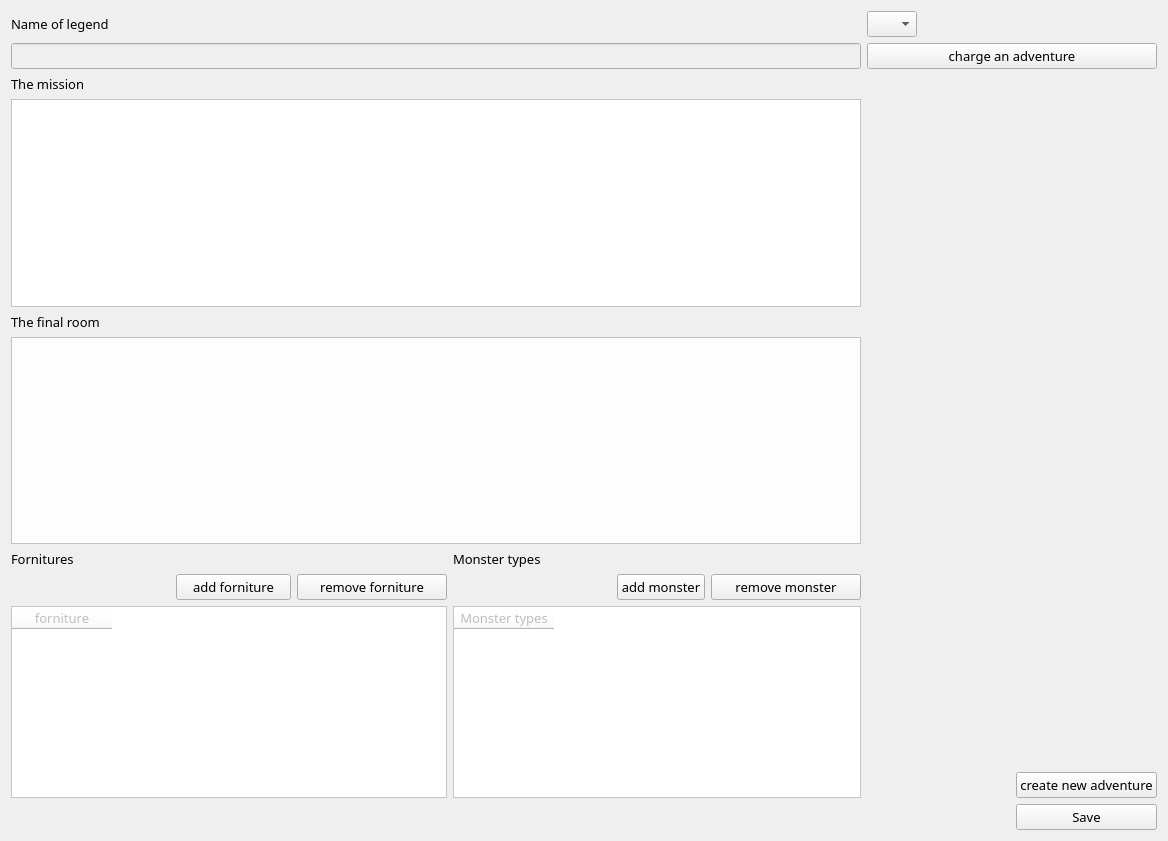
<?xml version="1.0" encoding="UTF-8"?>
<ui version="4.0">
 <class>Form</class>
 <widget class="QWidget" name="Form">
  <property name="geometry">
   <rect>
    <x>0</x>
    <y>0</y>
    <width>1168</width>
    <height>841</height>
   </rect>
  </property>
  <property name="font">
   <font>
    <family>Viner Hand ITC</family>
    <pointsize>10</pointsize>
    <weight>50</weight>
    <italic>false</italic>
    <bold>false</bold>
   </font>
  </property>
  <property name="windowTitle">
   <string>Form</string>
  </property>
  <property name="autoFillBackground">
   <bool>false</bool>
  </property>
  <property name="styleSheet">
   <string notr="true">font: 10pt &quot;Viner Hand ITC&quot;;</string>
  </property>
  <layout class="QGridLayout" name="gridLayout">
   <item row="0" column="0" colspan="2">
    <widget class="QLabel" name="the_title">
     <property name="palette">
      <palette>
       <active/>
       <inactive/>
       <disabled/>
      </palette>
     </property>
     <property name="font">
      <font>
       <family>Viner Hand ITC</family>
       <pointsize>10</pointsize>
       <weight>50</weight>
       <italic>false</italic>
       <bold>false</bold>
      </font>
     </property>
     <property name="text">
      <string>Name of legend</string>
     </property>
    </widget>
   </item>
   <item row="0" column="6">
    <widget class="QComboBox" name="comboBox_id">
     <property name="maximumSize">
      <size>
       <width>50</width>
       <height>16777215</height>
      </size>
     </property>
     <property name="palette">
      <palette>
       <active/>
       <inactive/>
       <disabled/>
      </palette>
     </property>
    </widget>
   </item>
   <item row="0" column="7" colspan="2">
    <spacer name="horizontalSpacer">
     <property name="orientation">
      <enum>Qt::Horizontal</enum>
     </property>
     <property name="sizeHint" stdset="0">
      <size>
       <width>100</width>
       <height>20</height>
      </size>
     </property>
    </spacer>
   </item>
   <item row="1" column="0" colspan="6">
    <widget class="QLineEdit" name="lineEdit_adventure_title">
     <property name="enabled">
      <bool>false</bool>
     </property>
     <property name="minimumSize">
      <size>
       <width>850</width>
       <height>0</height>
      </size>
     </property>
     <property name="palette">
      <palette>
       <active/>
       <inactive/>
       <disabled/>
      </palette>
     </property>
    </widget>
   </item>
   <item row="1" column="6" colspan="3">
    <widget class="QPushButton" name="pushButton_charge_adventure">
     <property name="palette">
      <palette>
       <active/>
       <inactive/>
       <disabled/>
      </palette>
     </property>
     <property name="text">
      <string>charge an adventure</string>
     </property>
    </widget>
   </item>
   <item row="2" column="0" colspan="2">
    <widget class="QLabel" name="label">
     <property name="palette">
      <palette>
       <active/>
       <inactive/>
       <disabled/>
      </palette>
     </property>
     <property name="text">
      <string>The mission</string>
     </property>
    </widget>
   </item>
   <item row="4" column="0" colspan="3">
    <widget class="QLabel" name="label_2">
     <property name="palette">
      <palette>
       <active/>
       <inactive/>
       <disabled/>
      </palette>
     </property>
     <property name="text">
      <string>The final room</string>
     </property>
    </widget>
   </item>
   <item row="6" column="0" colspan="3">
    <widget class="QLabel" name="label_3">
     <property name="palette">
      <palette>
       <active/>
       <inactive/>
       <disabled/>
      </palette>
     </property>
     <property name="text">
      <string>Fornitures</string>
     </property>
    </widget>
   </item>
   <item row="6" column="3">
    <widget class="QLabel" name="label_4">
     <property name="palette">
      <palette>
       <active/>
       <inactive/>
       <disabled/>
      </palette>
     </property>
     <property name="text">
      <string>Monster types</string>
     </property>
    </widget>
   </item>
   <item row="7" column="0">
    <spacer name="horizontalSpacer_3">
     <property name="orientation">
      <enum>Qt::Horizontal</enum>
     </property>
     <property name="sizeHint" stdset="0">
      <size>
       <width>40</width>
       <height>20</height>
      </size>
     </property>
    </spacer>
   </item>
   <item row="7" column="1">
    <widget class="QPushButton" name="pushButton_insert_row_fornitures">
     <property name="minimumSize">
      <size>
       <width>115</width>
       <height>0</height>
      </size>
     </property>
     <property name="maximumSize">
      <size>
       <width>100</width>
       <height>16777215</height>
      </size>
     </property>
     <property name="palette">
      <palette>
       <active/>
       <inactive/>
       <disabled/>
      </palette>
     </property>
     <property name="text">
      <string>add forniture</string>
     </property>
    </widget>
   </item>
   <item row="7" column="2">
    <widget class="QPushButton" name="pushButton_remove_row_fornitures">
     <property name="minimumSize">
      <size>
       <width>150</width>
       <height>0</height>
      </size>
     </property>
     <property name="maximumSize">
      <size>
       <width>110</width>
       <height>16777215</height>
      </size>
     </property>
     <property name="palette">
      <palette>
       <active/>
       <inactive/>
       <disabled/>
      </palette>
     </property>
     <property name="text">
      <string>remove forniture</string>
     </property>
    </widget>
   </item>
   <item row="7" column="3">
    <spacer name="horizontalSpacer_4">
     <property name="orientation">
      <enum>Qt::Horizontal</enum>
     </property>
     <property name="sizeHint" stdset="0">
      <size>
       <width>158</width>
       <height>20</height>
      </size>
     </property>
    </spacer>
   </item>
   <item row="7" column="4">
    <widget class="QPushButton" name="pushButton_insert_row_monster">
     <property name="maximumSize">
      <size>
       <width>100</width>
       <height>16777215</height>
      </size>
     </property>
     <property name="palette">
      <palette>
       <active/>
       <inactive/>
       <disabled/>
      </palette>
     </property>
     <property name="text">
      <string>add monster</string>
     </property>
    </widget>
   </item>
   <item row="7" column="5">
    <widget class="QPushButton" name="pushButton_remove_row_monster">
     <property name="minimumSize">
      <size>
       <width>150</width>
       <height>0</height>
      </size>
     </property>
     <property name="maximumSize">
      <size>
       <width>120</width>
       <height>16777215</height>
      </size>
     </property>
     <property name="palette">
      <palette>
       <active/>
       <inactive/>
       <disabled/>
      </palette>
     </property>
     <property name="text">
      <string>remove monster</string>
     </property>
    </widget>
   </item>
   <item row="8" column="6" rowspan="2" colspan="3">
    <spacer name="horizontalSpacer_5">
     <property name="orientation">
      <enum>Qt::Horizontal</enum>
     </property>
     <property name="sizeHint" stdset="0">
      <size>
       <width>380</width>
       <height>20</height>
      </size>
     </property>
    </spacer>
   </item>
   <item row="9" column="8">
    <widget class="QPushButton" name="pushButton_create">
     <property name="palette">
      <palette>
       <active/>
       <inactive/>
       <disabled/>
      </palette>
     </property>
     <property name="text">
      <string>create new adventure</string>
     </property>
    </widget>
   </item>
   <item row="10" column="0" colspan="3">
    <spacer name="horizontalSpacer_2">
     <property name="orientation">
      <enum>Qt::Horizontal</enum>
     </property>
     <property name="sizeHint" stdset="0">
      <size>
       <width>400</width>
       <height>20</height>
      </size>
     </property>
    </spacer>
   </item>
   <item row="10" column="8">
    <widget class="QPushButton" name="pushButton_save">
     <property name="text">
      <string>Save</string>
     </property>
    </widget>
   </item>
   <item row="8" column="3" rowspan="2" colspan="3">
    <widget class="QTableWidget" name="tableWidget_monsters_type">
     <property name="enabled">
      <bool>false</bool>
     </property>
     <property name="palette">
      <palette>
       <active>
        <colorrole role="Button">
         <brush brushstyle="SolidPattern">
          <color alpha="255">
           <red>255</red>
           <green>255</green>
           <blue>255</blue>
          </color>
         </brush>
        </colorrole>
        <colorrole role="Base">
         <brush brushstyle="SolidPattern">
          <color alpha="255">
           <red>255</red>
           <green>255</green>
           <blue>255</blue>
          </color>
         </brush>
        </colorrole>
        <colorrole role="Window">
         <brush brushstyle="SolidPattern">
          <color alpha="255">
           <red>255</red>
           <green>255</green>
           <blue>255</blue>
          </color>
         </brush>
        </colorrole>
       </active>
       <inactive>
        <colorrole role="Button">
         <brush brushstyle="SolidPattern">
          <color alpha="255">
           <red>255</red>
           <green>255</green>
           <blue>255</blue>
          </color>
         </brush>
        </colorrole>
        <colorrole role="Base">
         <brush brushstyle="SolidPattern">
          <color alpha="255">
           <red>255</red>
           <green>255</green>
           <blue>255</blue>
          </color>
         </brush>
        </colorrole>
        <colorrole role="Window">
         <brush brushstyle="SolidPattern">
          <color alpha="255">
           <red>255</red>
           <green>255</green>
           <blue>255</blue>
          </color>
         </brush>
        </colorrole>
       </inactive>
       <disabled>
        <colorrole role="Button">
         <brush brushstyle="SolidPattern">
          <color alpha="255">
           <red>255</red>
           <green>255</green>
           <blue>255</blue>
          </color>
         </brush>
        </colorrole>
        <colorrole role="Base">
         <brush brushstyle="SolidPattern">
          <color alpha="255">
           <red>255</red>
           <green>255</green>
           <blue>255</blue>
          </color>
         </brush>
        </colorrole>
        <colorrole role="Window">
         <brush brushstyle="SolidPattern">
          <color alpha="255">
           <red>255</red>
           <green>255</green>
           <blue>255</blue>
          </color>
         </brush>
        </colorrole>
       </disabled>
      </palette>
     </property>
     <property name="styleSheet">
      <string notr="true">background-color: rgb(255, 255, 255);</string>
     </property>
     <column>
      <property name="text">
       <string>Monster types</string>
      </property>
     </column>
    </widget>
   </item>
   <item row="8" column="0" rowspan="2" colspan="3">
    <widget class="QTableWidget" name="tableWidget_fornitures">
     <property name="enabled">
      <bool>false</bool>
     </property>
     <property name="palette">
      <palette>
       <active>
        <colorrole role="Button">
         <brush brushstyle="SolidPattern">
          <color alpha="255">
           <red>255</red>
           <green>255</green>
           <blue>255</blue>
          </color>
         </brush>
        </colorrole>
        <colorrole role="Base">
         <brush brushstyle="SolidPattern">
          <color alpha="255">
           <red>255</red>
           <green>255</green>
           <blue>255</blue>
          </color>
         </brush>
        </colorrole>
        <colorrole role="Window">
         <brush brushstyle="SolidPattern">
          <color alpha="255">
           <red>255</red>
           <green>255</green>
           <blue>255</blue>
          </color>
         </brush>
        </colorrole>
       </active>
       <inactive>
        <colorrole role="Button">
         <brush brushstyle="SolidPattern">
          <color alpha="255">
           <red>255</red>
           <green>255</green>
           <blue>255</blue>
          </color>
         </brush>
        </colorrole>
        <colorrole role="Base">
         <brush brushstyle="SolidPattern">
          <color alpha="255">
           <red>255</red>
           <green>255</green>
           <blue>255</blue>
          </color>
         </brush>
        </colorrole>
        <colorrole role="Window">
         <brush brushstyle="SolidPattern">
          <color alpha="255">
           <red>255</red>
           <green>255</green>
           <blue>255</blue>
          </color>
         </brush>
        </colorrole>
       </inactive>
       <disabled>
        <colorrole role="Button">
         <brush brushstyle="SolidPattern">
          <color alpha="255">
           <red>255</red>
           <green>255</green>
           <blue>255</blue>
          </color>
         </brush>
        </colorrole>
        <colorrole role="Base">
         <brush brushstyle="SolidPattern">
          <color alpha="255">
           <red>255</red>
           <green>255</green>
           <blue>255</blue>
          </color>
         </brush>
        </colorrole>
        <colorrole role="Window">
         <brush brushstyle="SolidPattern">
          <color alpha="255">
           <red>255</red>
           <green>255</green>
           <blue>255</blue>
          </color>
         </brush>
        </colorrole>
       </disabled>
      </palette>
     </property>
     <property name="styleSheet">
      <string notr="true">background-color: rgb(255, 255, 255);</string>
     </property>
     <column>
      <property name="text">
       <string>forniture</string>
      </property>
     </column>
    </widget>
   </item>
   <item row="3" column="0" colspan="6">
    <widget class="QTextEdit" name="textEdit_the_mission">
     <property name="enabled">
      <bool>false</bool>
     </property>
     <property name="palette">
      <palette>
       <active>
        <colorrole role="Button">
         <brush brushstyle="SolidPattern">
          <color alpha="255">
           <red>255</red>
           <green>255</green>
           <blue>255</blue>
          </color>
         </brush>
        </colorrole>
        <colorrole role="Base">
         <brush brushstyle="SolidPattern">
          <color alpha="255">
           <red>255</red>
           <green>255</green>
           <blue>255</blue>
          </color>
         </brush>
        </colorrole>
        <colorrole role="Window">
         <brush brushstyle="SolidPattern">
          <color alpha="255">
           <red>255</red>
           <green>255</green>
           <blue>255</blue>
          </color>
         </brush>
        </colorrole>
       </active>
       <inactive>
        <colorrole role="Button">
         <brush brushstyle="SolidPattern">
          <color alpha="255">
           <red>255</red>
           <green>255</green>
           <blue>255</blue>
          </color>
         </brush>
        </colorrole>
        <colorrole role="Base">
         <brush brushstyle="SolidPattern">
          <color alpha="255">
           <red>255</red>
           <green>255</green>
           <blue>255</blue>
          </color>
         </brush>
        </colorrole>
        <colorrole role="Window">
         <brush brushstyle="SolidPattern">
          <color alpha="255">
           <red>255</red>
           <green>255</green>
           <blue>255</blue>
          </color>
         </brush>
        </colorrole>
       </inactive>
       <disabled>
        <colorrole role="Button">
         <brush brushstyle="SolidPattern">
          <color alpha="255">
           <red>255</red>
           <green>255</green>
           <blue>255</blue>
          </color>
         </brush>
        </colorrole>
        <colorrole role="Base">
         <brush brushstyle="SolidPattern">
          <color alpha="255">
           <red>255</red>
           <green>255</green>
           <blue>255</blue>
          </color>
         </brush>
        </colorrole>
        <colorrole role="Window">
         <brush brushstyle="SolidPattern">
          <color alpha="255">
           <red>255</red>
           <green>255</green>
           <blue>255</blue>
          </color>
         </brush>
        </colorrole>
       </disabled>
      </palette>
     </property>
     <property name="styleSheet">
      <string notr="true">background-color: rgb(255, 255, 255);</string>
     </property>
    </widget>
   </item>
   <item row="5" column="0" colspan="6">
    <widget class="QTextEdit" name="textEdit_the_final_room">
     <property name="enabled">
      <bool>false</bool>
     </property>
     <property name="palette">
      <palette>
       <active>
        <colorrole role="Button">
         <brush brushstyle="SolidPattern">
          <color alpha="255">
           <red>253</red>
           <green>253</green>
           <blue>253</blue>
          </color>
         </brush>
        </colorrole>
        <colorrole role="Base">
         <brush brushstyle="SolidPattern">
          <color alpha="255">
           <red>253</red>
           <green>253</green>
           <blue>253</blue>
          </color>
         </brush>
        </colorrole>
        <colorrole role="Window">
         <brush brushstyle="SolidPattern">
          <color alpha="255">
           <red>253</red>
           <green>253</green>
           <blue>253</blue>
          </color>
         </brush>
        </colorrole>
       </active>
       <inactive>
        <colorrole role="Button">
         <brush brushstyle="SolidPattern">
          <color alpha="255">
           <red>253</red>
           <green>253</green>
           <blue>253</blue>
          </color>
         </brush>
        </colorrole>
        <colorrole role="Base">
         <brush brushstyle="SolidPattern">
          <color alpha="255">
           <red>253</red>
           <green>253</green>
           <blue>253</blue>
          </color>
         </brush>
        </colorrole>
        <colorrole role="Window">
         <brush brushstyle="SolidPattern">
          <color alpha="255">
           <red>253</red>
           <green>253</green>
           <blue>253</blue>
          </color>
         </brush>
        </colorrole>
       </inactive>
       <disabled>
        <colorrole role="Button">
         <brush brushstyle="SolidPattern">
          <color alpha="255">
           <red>253</red>
           <green>253</green>
           <blue>253</blue>
          </color>
         </brush>
        </colorrole>
        <colorrole role="Base">
         <brush brushstyle="SolidPattern">
          <color alpha="255">
           <red>253</red>
           <green>253</green>
           <blue>253</blue>
          </color>
         </brush>
        </colorrole>
        <colorrole role="Window">
         <brush brushstyle="SolidPattern">
          <color alpha="255">
           <red>253</red>
           <green>253</green>
           <blue>253</blue>
          </color>
         </brush>
        </colorrole>
       </disabled>
      </palette>
     </property>
     <property name="styleSheet">
      <string notr="true">background-color: rgb(253, 253, 253);</string>
     </property>
    </widget>
   </item>
  </layout>
 </widget>
 <resources/>
 <connections/>
</ui>
